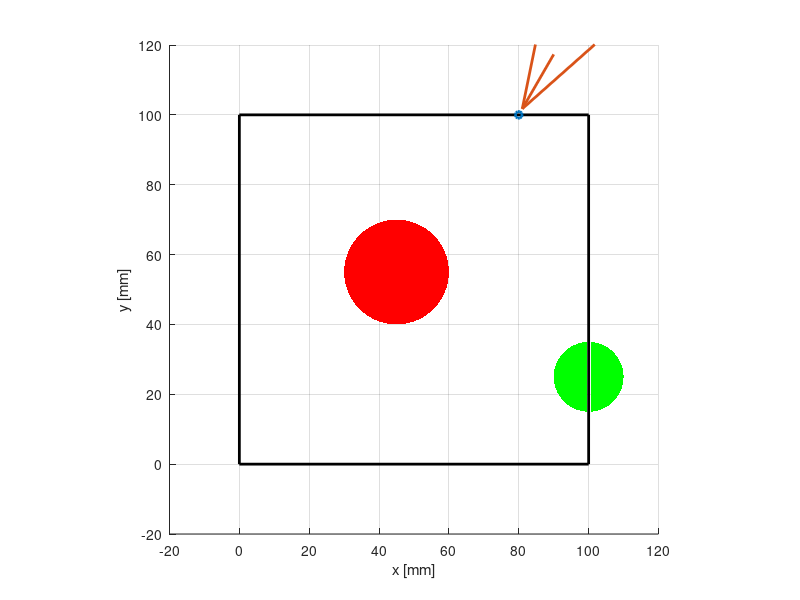

Reproduce this figure in MATLAB. (Note: this script raises an error after producing the figure.)
% Simple needle model
% Xingchen Fan
close all; clc; clear all;

%% Tisse setup
% tissue properties
F_mean = 40; % nominal reaction force [N]
F_sigma = 0; % reaction force variation due to stiffness variation [N]

% tissue region
H = figure;
tissue = rectangle('Position',[0 0 100 100]);
xlabel('x [mm]')
ylabel('y [mm]')
set(tissue,'LineWidth',2)
axis equal
axis([-20 120 -20 120])
grid on
hold on

% target
target_center = [100 25];
target_radius = 10;
target = rectangle('Position',[target_center-target_radius,...
    2*[target_radius target_radius]],'Curvature',[1 1],...
    'FaceColor','g','EdgeColor','None','LineWidth',5);

% obstacle
obstacle_center = [45 55];
obstacle_radius = 15;
obstacle = rectangle('Position',[obstacle_center-obstacle_radius,...
    2*[obstacle_radius obstacle_radius]],'Curvature',[1 1],...
    'FaceColor','r','EdgeColor','None','LineWidth',5);

%% Needle properties
P_needle.L = 200; % length [mm]
P_needle.r1 = 0.6; % inner diameter [mm]
P_needle.r2 = 0.91; % outer diameter [mm]
P_needle.I = pi/4*((P_needle.r2/1000)^4-(P_needle.r1/1000)^4); % [m^4]
P_needle.E = 5e9; % Young's modulus [Pa]

%% Start inserting

% starting configuration
p0 = [80 100]; % location [mm]
theta0 = -2*pi/3; % agnle [rad]
plot(p0(1),p0(2),'o','LineWidth',2,'MarkerSize',5)
quiver(p0(1)-20*cos(theta0),p0(2)-20*sin(theta0),...
    20*cos(theta0),20*sin(theta0),'LineWidth',2,'MaxHeadSize',50)

%% Keep inserting
v = 2; % insertion step size [mm]
d = 0.4*P_needle.L/v; % number of iterations

R = zeros(2,2,d+1); % rotation matrices
R(:,:,1) = [cos(theta0) -sin(theta0); sin(theta0) cos(theta0)];
theta = theta0;
p = p0;
for i = 1:d
    % random force on the bevel tip, due to uncertain tissue properties
    F = F_mean + F_sigma*randn;
    
    % rotate needle halfway
%     if i <= d/3 
%         dir = 1;
%     elseif i > d/3 && i <= 2*d/3
%         dir = -1;
%     else
%         dir = 1;
%     end
    dir = 1;
    
    [w,theta] = SimpleNeedle(v,F,dir,P_needle);
    
    R(:,:,i+1) = [cos(theta) -sin(theta); sin(theta) cos(theta)]*R(:,:,i);

    grad = R(:,:,i)*[v; w];
    dx = grad(1);
    dy = grad(2);
    
    p = [p; p(i,1)+dx, p(i,2)+dy];
    plot(p(i+1,1),p(i+1,2),'o','LineWidth',2,'MarkerSize',5)
end
plot(p(:,1),p(:,2),'LineWidth',2)

%%
saveas(H,'simulation2.png')